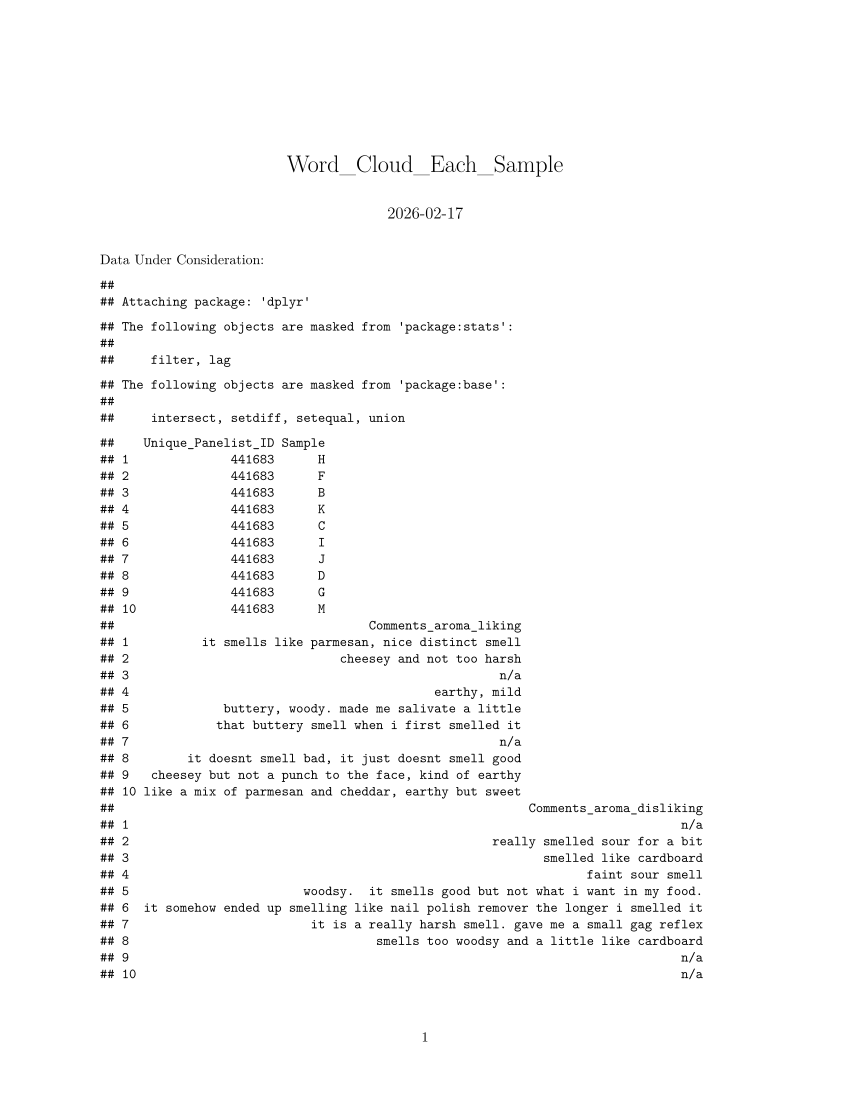

Write R code to recreate this figure.
#' ---
#' title: "Word_Cloud_Each_Sample"
#' output: pdf_document
#' date: "2026-02-17"
#' ---
#' 
## ----setup, include=FALSE---------------------------------------------------------------------------------------
knitr::opts_chunk$set(echo = TRUE, warning = FALSE)

#' 
#' 
#' 
#' 
#' Data Under Consideration:
## ----echo=FALSE-------------------------------------------------------------------------------------------------
library(dplyr)
pb <- read.csv("Data/PB.csv") #Change file location based on where your file is

pb_feedback <- pb[, c("Unique_Panelist_ID", "Sample", "Comments_aroma_liking", "Comments_aroma_disliking", "Aroma_Liking_A")] 

pb_concat_feedback <- pb_feedback %>% 
  distinct()

head(pb_concat_feedback, 10)

#' 
#' 
#' 
#' Cleaning the text data:
#' 
#' 1. Rename columns for easier coding  
#' 
#' 2. Recode things that look like NAs or null values to NA  
#' 
#' 3. Drop the rows where both positive and negative reviews are NA or null  
#' 
#' 4. Unpivot the data each customer x sample combination will have 2 rows one for positive and one for negative review (need this for the way I created the wordclouds)
#' 
#' 5. Tokenize the words and remove stop words
#' 
#' 6. Count the frequency of words (by sample and sentiment) and then calculate TF-Idf (Term frequency Inverse Document frequency)
#' 
#' 
#' TF-Idf penalizes generic words that are frequently occuring in reviews for other samples
#' 
#' 
#' TF = Probability (proportion) of seeing a word in a document (one sample X sentiment combination)
#' IDF = log(N/df_w), 
#' 
#' N = the total number of documents (total sample x sentiment combinations),
#' 
#' df_w = number of documents containing the given word
#' 
#' TF-idf = TF * IDF = P(observing given word in your document) * how often the word appears overall
#' 
#' Intuituion: We are penalizing common words, we want words that correlate with specific cheese to have high values.
#' 
#' 
#' 
## ----include=FALSE----------------------------------------------------------------------------------------------
library(tidyverse)
library(tidytext)
library(wordcloud)
library(RColorBrewer)
library(tm)


#Renaming columns:
df <- pb_concat_feedback
df <- df %>%
  rename(
    positive_text = Comments_aroma_liking,
    negative_text = Comments_aroma_disliking
  )

missing_like <- function(x) {
  x <- trimws(tolower(x))
  x[x %in% c("n/a", "na", "nan", "null", "nil", "none", "missing", 
               "not available", "")] <- NA
  x
}

#Replace NA like Values with NA
df <- df %>%
  mutate(across(c(positive_text, negative_text), missing_like))

#Rows where both positive and negative are NA
rows_both_na <- df %>%
  filter(is.na(positive_text) & is.na(negative_text))

#Drop the rows where both are NA
df <- df %>%
  filter(!(is.na(positive_text) & is.na(negative_text)))

#If Positive review is NA but there's a negative review, impute with "terrible" because I am assuming this means the customer didn't find anything positive about the cheese
#If Negative review is NA but there's a positive review, impute with "amazing" because I am assuming this means the customer didn't find anything negative about the cheese
df <- df %>%
  mutate(
    positive_text = ifelse(
      is.na(positive_text) & !is.na(negative_text),
      "terrible",
      positive_text
    ),
    negative_text = ifelse(
      is.na(negative_text) & !is.na(positive_text),
      "amazing",
      negative_text
    )
  )

#' 
#' 
#' 
#' Unpivot for comparisons and easier computations, remove stop words, tokenize and calculate frequency
## ----include=FALSE----------------------------------------------------------------------------------------------
#Putting data in correct format - unpivoting
df_long <- df %>%
  pivot_longer(
    cols = c(positive_text, negative_text),
    names_to = "sentiment",
    values_to = "text"
  ) %>%
  mutate(sentiment = ifelse(sentiment == "positive_text", "positive", "negative"))
#Text cleaning and tokenization
data("stop_words")

tokens <- df_long %>%
  mutate(text = str_to_lower(text)) %>%
  unnest_tokens(word, text) %>%
  anti_join(stop_words, by = "word") %>%#Removing stop words like is, are etc.
  filter(!str_detect(word, "^[0-9]+$"))


#Word counts by sample and sentiment - counting tokenized words
word_counts <- tokens %>%
  count(Sample, sentiment, word, sort = TRUE)

#Tf-idf for each sample - use this for wordclouds, penalizes generic words
#doc_id = paste(Sample, sentiment)
tfidf <- word_counts %>%
  unite(doc_id, Sample, sentiment, remove = FALSE) %>%
  bind_tf_idf(word, doc_id, n)

#' 
#' 
#' 
#' Function to create wordclouds given Sample and whether you want positive or negative review takes ch and pos as input. 
#' 
#' ch: Sample Name (A, B, C,...)
#' 
#' pos: positive or negative. 
#' 
#' 
#' Set ch = sample (A, B, C,....) and pos = "positive" if you'd like a wordcloud for positive review and "negative" if you'd like one for negative reviews.
#' 
## ----include=FALSE----------------------------------------------------------------------------------------------
word_cloud_review <- function(ch, pos){
  op <- par(mar = c(5, 4, 4, 2))  # increase bottom margin
  
  tfidf %>%
  filter(Sample == ch, sentiment == pos) %>%
  with({wordcloud(
    words = word,
    freq = tf_idf,
    max.words = 100,#Reduce this if you think too many unnecassary words are showing up
    colors = brewer.pal(8, "Dark2"),
    
  )
    mtext(
        text = paste(str_to_upper(pos), "REVIEWS -", ch),
        side = 1,      # bottom
        line = 4,      # distance from plot
        cex = 1.1
      )}
  )
  par(op)
}

#' 
#' 
#' 
#' Sample A:
#' 
#' Positive Reviews:
## ----echo=FALSE-------------------------------------------------------------------------------------------------
#Positive review
word_cloud_review("A", "positive")

#' 
#' 
#' 
#' Negative Reviews:
## ----echo=FALSE-------------------------------------------------------------------------------------------------
#Positive review
word_cloud_review("A", "negative")

#' 
#' 
#' 
#' Sample B:
#' 
#' Positive Reviews:
## ----echo=FALSE-------------------------------------------------------------------------------------------------
#Positive review
word_cloud_review("B", "positive")

#' 
#' 
#' Negative Reviews:
## ----echo=FALSE-------------------------------------------------------------------------------------------------
#Positive review
word_cloud_review("B", "negative")

#' 
#' 
#' Sample C:
#' 
#' Positive Reviews:
## ----echo=FALSE-------------------------------------------------------------------------------------------------
#Positive review
word_cloud_review("C", "positive")

#' 
#' 
#' Negative Reviews:
## ----echo=FALSE-------------------------------------------------------------------------------------------------
#Positive review
word_cloud_review("C", "negative")

#' 
#' 
#' 
#' Sample D:
#' 
#' Positive Reviews:
## ----echo=FALSE-------------------------------------------------------------------------------------------------
#Positive review
word_cloud_review("D", "positive")

#' 
#' 
#' Negative Reviews:
## ----echo=FALSE-------------------------------------------------------------------------------------------------
#Positive review
word_cloud_review("D", "negative")

#' 
#' 
#' 
#' Sample E:
#' 
#' Positive Reviews:
## ----echo=FALSE-------------------------------------------------------------------------------------------------
#Positive review
word_cloud_review("E", "positive")

#' 
#' 
#' Negative Reviews:
## ----echo=FALSE-------------------------------------------------------------------------------------------------
#Positive review
word_cloud_review("E", "negative")

#' 
#' 
#' 
#' Sample F:
#' 
#' Positive Reviews:
## ----echo=FALSE-------------------------------------------------------------------------------------------------
#Positive review
word_cloud_review("F", "positive")

#' 
#' 
#' Negative Reviews:
## ----echo=FALSE-------------------------------------------------------------------------------------------------
#Positive review
word_cloud_review("F", "negative")

#' 
#' 
#' 
#' Sample G:
#' 
#' Positive Reviews:
## ----echo=FALSE-------------------------------------------------------------------------------------------------
#Positive review
word_cloud_review("G", "positive")

#' 
#' 
#' Negative Reviews:
## ----echo=FALSE-------------------------------------------------------------------------------------------------
#Positive review
word_cloud_review("G", "negative")

#' 
#' 
#' 
#' Sample H:
#' 
#' Positive Reviews:
## ----echo=FALSE-------------------------------------------------------------------------------------------------
#Positive review
word_cloud_review("H", "positive")

#' 
#' 
#' Negative Reviews:
## ----echo=FALSE-------------------------------------------------------------------------------------------------
#Positive review
word_cloud_review("H", "negative")

#' 
#' 
#' 
#' Sample I:
#' 
#' Positive Reviews:
## ----echo=FALSE-------------------------------------------------------------------------------------------------
#Positive review
word_cloud_review("I", "positive")

#' 
#' 
#' Negative Reviews:
## ----echo=FALSE-------------------------------------------------------------------------------------------------
#Positive review
word_cloud_review("I", "negative")

#' 
#' 
#' 
#' Sample J:
#' 
#' Positive Reviews:
## ----echo=FALSE-------------------------------------------------------------------------------------------------
#Positive review
word_cloud_review("J", "positive")

#' 
#' 
#' Negative Reviews:
## ----echo=FALSE-------------------------------------------------------------------------------------------------
#Positive review
word_cloud_review("J", "negative")

#' 
#' 
#' 
#' 
#' Sample K:
#' 
#' Positive Reviews:
## ----echo=FALSE-------------------------------------------------------------------------------------------------
#Positive review
word_cloud_review("K", "positive")

#' Sample K is the most liked cheese by Median Aroma Liking
#' 
#' Negative Reviews:
## ----echo=FALSE-------------------------------------------------------------------------------------------------
#Positive review
word_cloud_review("K", "negative")

#' 
#' 
#' 
#' Sample L:
#' 
#' Positive Reviews:
## ----echo=FALSE-------------------------------------------------------------------------------------------------
#Positive review
word_cloud_review("L", "positive")

#' 
#' 
#' Negative Reviews:
## ----echo=FALSE-------------------------------------------------------------------------------------------------
#Positive review
word_cloud_review("L", "negative")

#' 
#' 
#' 
#' Sample M:
#' 
#' Positive Reviews:
## ----echo=FALSE-------------------------------------------------------------------------------------------------
#Positive review
word_cloud_review("M", "positive")

#' 
#' 
#' Negative Reviews:
## ----echo=FALSE-------------------------------------------------------------------------------------------------
#Positive review
word_cloud_review("M", "negative")
